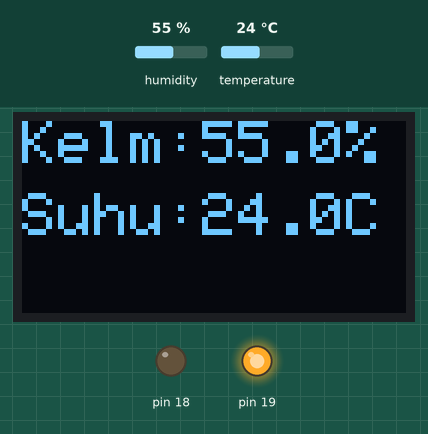
The sketch below on a simulated Arduino Uno, built with avr-gcc and run on an emulated ATmega328P. Parts: 128×64 one-colour display, output pins drawn as LEDs (lit = HIGH). The test bench sets the inputs (shaded band); at power-on: temperature 24 °C, humidity 55 %. The display library's start-up logo is not drawn.

Above: at 1.2 s.
1.3 s: temperature set to 34.4 °C
At 3.6 s:
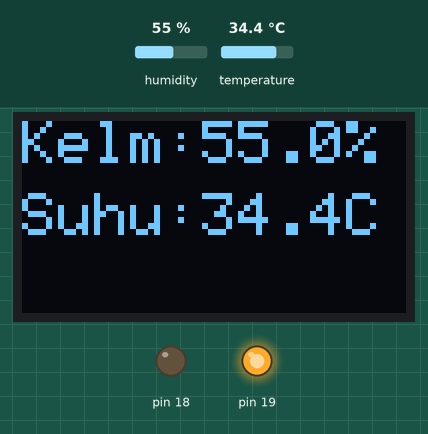
4.0 s: temperature set to 35.3 °C
At 4.9 s:
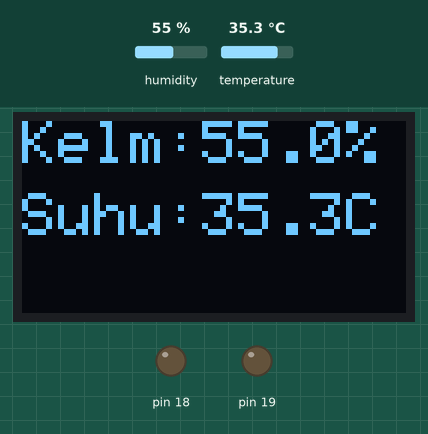
6.7 s: temperature set to 36.3 °C
At 8.8 s:
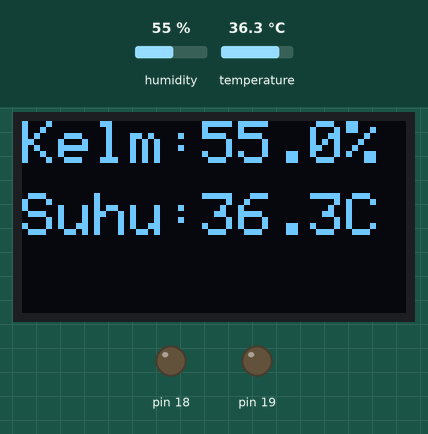
9.7 s: temperature set to 37.9 °C
At 11.4 s:
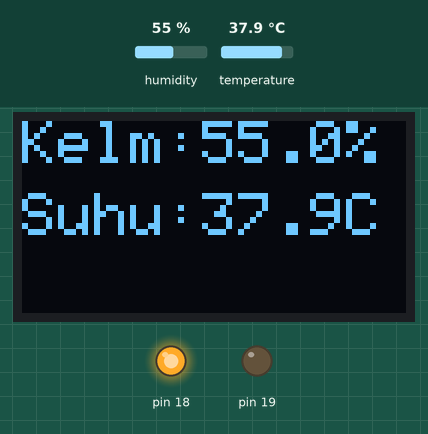
12.4 s: humidity set to 22 %
At 15.2 s:
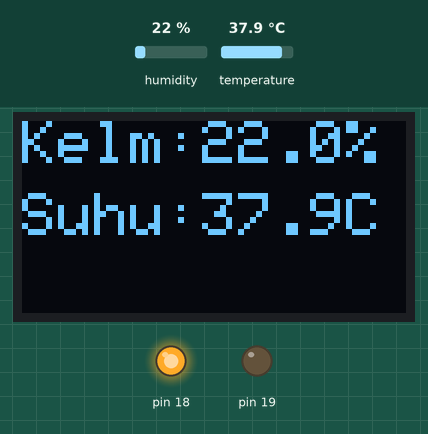
Timing chart, 0 to 16.7 s (numbered marks = the images above; inputs shaded):
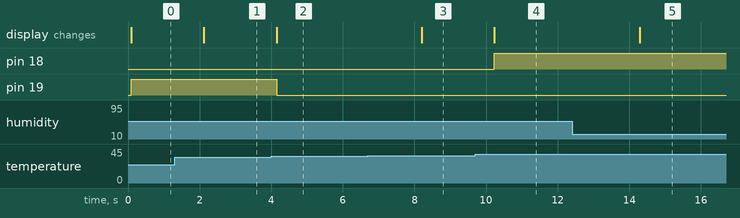

Measured:
- the behaviour switches between 34.9 and 35 °C on temperature (found by bisection; images 1 and 2)
- the behaviour switches between 37 and 37.1 °C on temperature (found by bisection; images 3 and 4)
- after the input at 1.3 s, the display: changes after 0.82 s (image 1)
- after the input at 4.0 s, pin 19: HIGH → LOW after 0.15 s; the display: changes after 0.15 s (image 2)
- after the input at 6.7 s, the display: changes after 1.5 s (image 3)
- after the input at 9.7 s, pin 18: LOW → HIGH after 0.53 s; the display: changes after 0.53 s (image 4)
- after the input at 12.4 s, the display: changes after 1.9 s (image 5)

The sketch:

prog_2_8.ino
```cpp
#include <DHT.h>
#include <Adafruit_GFX.h>
#include <Adafruit_SSD1306.h>
Adafruit_SSD1306 oled(128, 64, &Wire, -1);
DHT dht(33, DHT22);
void setup() {
  Serial.begin(9600);
  pinMode(19, OUTPUT);
  pinMode(18, OUTPUT);
  if (!oled.begin(SSD1306_SWITCHCAPVCC, 0x3C)) {
    while (1)
      ;
  }
  oled.setTextSize(2);
  oled.setTextColor(WHITE);
  oled.display();
}
void loop() {
  float suhu = dht.readTemperature();
  float kelm = dht.readHumidity();
  oled.clearDisplay();
  oled.setCursor(0, 0);
  oled.println("Kelm:" + String(kelm, 1) + "%");
  oled.setCursor(0, 24);
  oled.println("Suhu:" + String(suhu, 1) + "C");
  oled.display();
  if (suhu > 37) {
    digitalWrite(19, LOW);
    digitalWrite(18, HIGH);
  } else if (suhu < 35) {
    digitalWrite(19, HIGH);
    digitalWrite(18, LOW);
  } else {
    digitalWrite(19, LOW);
    digitalWrite(18, LOW);
  }
}
```
